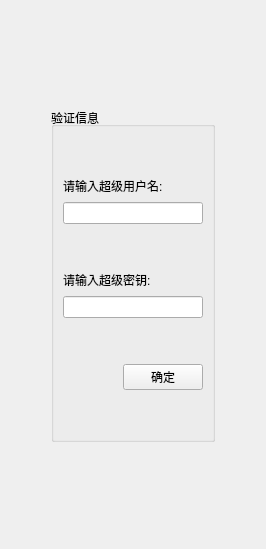
           <widget class="QWidget" name="page_3">
            <layout class="QVBoxLayout" name="verticalLayout_8">
             <item>
              <spacer name="verticalSpacer_6">
               <property name="orientation">
                <enum>Qt::Vertical</enum>
               </property>
               <property name="sizeHint" stdset="0">
                <size>
                 <width>20</width>
                 <height>96</height>
                </size>
               </property>
              </spacer>
             </item>
             <item>
              <layout class="QHBoxLayout" name="horizontalLayout_18">
               <item>
                <spacer name="horizontalSpacer_5">
                 <property name="orientation">
                  <enum>Qt::Horizontal</enum>
                 </property>
                 <property name="sizeType">
                  <enum>QSizePolicy::Minimum</enum>
                 </property>
                 <property name="sizeHint" stdset="0">
                  <size>
                   <width>40</width>
                   <height>20</height>
                  </size>
                 </property>
                </spacer>
               </item>
               <item>
                <widget class="QGroupBox" name="groupBox_3">
                 <property name="title">
                  <string>验证信息</string>
                 </property>
                 <property name="alignment">
                  <set>Qt::AlignLeading|Qt::AlignLeft|Qt::AlignVCenter</set>
                 </property>
                 <layout class="QVBoxLayout" name="verticalLayout_4">
                  <item>
                   <spacer name="verticalSpacer_22">
                    <property name="orientation">
                     <enum>Qt::Vertical</enum>
                    </property>
                    <property name="sizeHint" stdset="0">
                     <size>
                      <width>20</width>
                      <height>40</height>
                     </size>
                    </property>
                   </spacer>
                  </item>
                  <item>
                   <layout class="QHBoxLayout" name="horizontalLayout_25">
                    <item>
                     <widget class="QLabel" name="label_8">
                      <property name="text">
                       <string>请输入超级用户名:</string>
                      </property>
                     </widget>
                    </item>
                    <item>
                     <spacer name="horizontalSpacer_15">
                      <property name="orientation">
                       <enum>Qt::Horizontal</enum>
                      </property>
                      <property name="sizeHint" stdset="0">
                       <size>
                        <width>40</width>
                        <height>20</height>
                       </size>
                      </property>
                     </spacer>
                    </item>
                   </layout>
                  </item>
                  <item>
                   <layout class="QHBoxLayout" name="horizontalLayout_6">
                    <item>
                     <widget class="QLineEdit" name="lineEdit_8">
                      <property name="echoMode">
                       <enum>QLineEdit::Normal</enum>
                      </property>
                     </widget>
                    </item>
                   </layout>
                  </item>
                  <item>
                   <spacer name="verticalSpacer_24">
                    <property name="orientation">
                     <enum>Qt::Vertical</enum>
                    </property>
                    <property name="sizeHint" stdset="0">
                     <size>
                      <width>20</width>
                      <height>40</height>
                     </size>
                    </property>
                   </spacer>
                  </item>
                  <item>
                   <layout class="QHBoxLayout" name="horizontalLayout_24">
                    <item>
                     <widget class="QLabel" name="label_11">
                      <property name="text">
                       <string>请输入超级密钥:</string>
                      </property>
                     </widget>
                    </item>
                    <item>
                     <spacer name="horizontalSpacer_16">
                      <property name="orientation">
                       <enum>Qt::Horizontal</enum>
                      </property>
                      <property name="sizeHint" stdset="0">
                       <size>
                        <width>40</width>
                        <height>20</height>
                       </size>
                      </property>
                     </spacer>
                    </item>
                   </layout>
                  </item>
                  <item>
                   <layout class="QHBoxLayout" name="horizontalLayout_7">
                    <item>
                     <widget class="QLineEdit" name="lineEdit_11">
                      <property name="text">
                       <string/>
                      </property>
                      <property name="echoMode">
                       <enum>QLineEdit::Password</enum>
                      </property>
                     </widget>
                    </item>
                   </layout>
                  </item>
                  <item>
                   <spacer name="verticalSpacer_26">
                    <property name="orientation">
                     <enum>Qt::Vertical</enum>
                    </property>
                    <property name="sizeHint" stdset="0">
                     <size>
                      <width>20</width>
                      <height>40</height>
                     </size>
                    </property>
                   </spacer>
                  </item>
                  <item>
                   <layout class="QHBoxLayout" name="horizontalLayout_20">
                    <item>
                     <spacer name="horizontalSpacer_9">
                      <property name="orientation">
                       <enum>Qt::Horizontal</enum>
                      </property>
                      <property name="sizeHint" stdset="0">
                       <size>
                        <width>40</width>
                        <height>20</height>
                       </size>
                      </property>
                     </spacer>
                    </item>
                    <item>
                     <widget class="QPushButton" name="pushButton_4">
                      <property name="minimumSize">
                       <size>
                        <width>75</width>
                        <height>0</height>
                       </size>
                      </property>
                      <property name="text">
                       <string>确定</string>
                      </property>
                      <property name="icon">
                       <iconset>
                        <normaloff>:/image/confirm.ico</normaloff>:/image/confirm.ico</iconset>
                      </property>
                     </widget>
                    </item>
                   </layout>
                  </item>
                  <item>
                   <spacer name="verticalSpacer_27">
                    <property name="orientation">
                     <enum>Qt::Vertical</enum>
                    </property>
                    <property name="sizeHint" stdset="0">
                     <size>
                      <width>20</width>
                      <height>40</height>
                     </size>
                    </property>
                   </spacer>
                  </item>
                 </layout>
                </widget>
               </item>
               <item>
                <spacer name="horizontalSpacer_6">
                 <property name="orientation">
                  <enum>Qt::Horizontal</enum>
                 </property>
                 <property name="sizeType">
                  <enum>QSizePolicy::Minimum</enum>
                 </property>
                 <property name="sizeHint" stdset="0">
                  <size>
                   <width>40</width>
                   <height>20</height>
                  </size>
                 </property>
                </spacer>
               </item>
              </layout>
             </item>
             <item>
              <spacer name="verticalSpacer_5">
               <property name="orientation">
                <enum>Qt::Vertical</enum>
               </property>
               <property name="sizeHint" stdset="0">
                <size>
                 <width>20</width>
                 <height>96</height>
                </size>
               </property>
              </spacer>
             </item>
            </layout>
           </widget>
